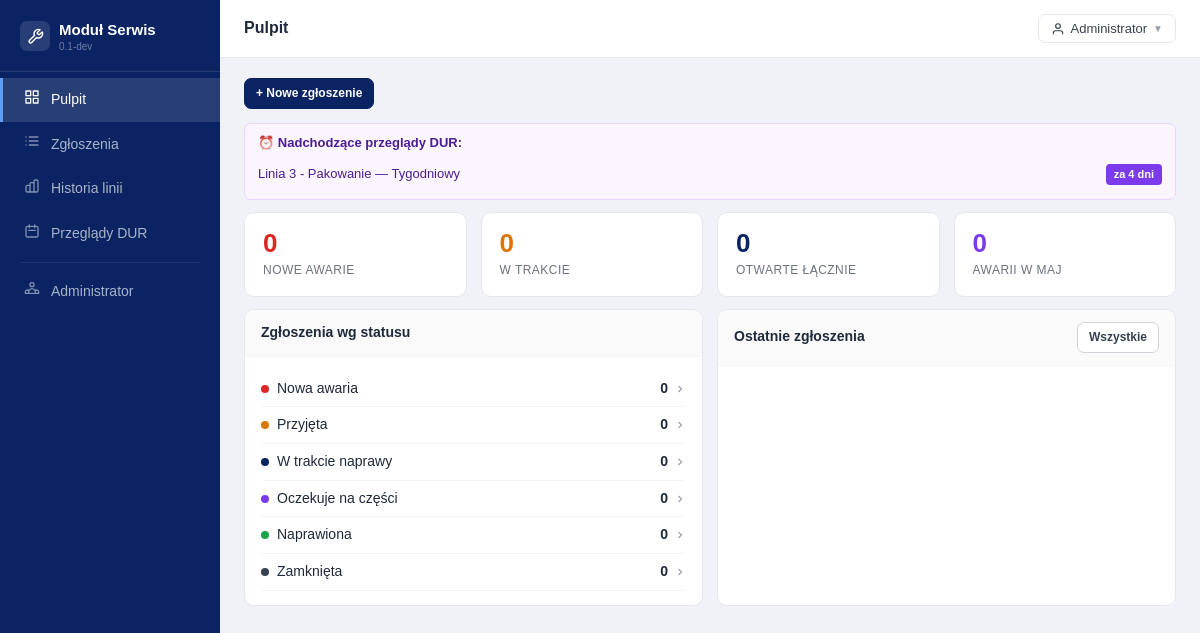
/index.php?route=dashboard (signed in), run on the app's committed database.
### tables this page shows
CREATE TABLE IF NOT EXISTS `maintenance_schedules` (
    `id`                  INT UNSIGNED NOT NULL AUTO_INCREMENT,
    `production_line_id`  INT UNSIGNED NOT NULL,
    `template_id`         INT UNSIGNED NULL,
    `review_type`         ENUM(
        'weekly',
        'monthly',
        'quarterly',
        'biannual',
        'annual',
        'ad_hoc'
    ) NOT NULL,
    `interval_days`  INT UNSIGNED NOT NULL DEFAULT 30,
    `next_due_date`  DATE         NULL,
    `is_active`      TINYINT(1)   NOT NULL DEFAULT 1,
    `created_at`     DATETIME     NOT NULL DEFAULT CURRENT_TIMESTAMP,
    `updated_at`     DATETIME     NOT NULL DEFAULT CURRENT_TIMESTAMP ON UPDATE CURRENT_TIMESTAMP,
    PRIMARY KEY (`id`),
    KEY `idx_sched_line` (`production_line_id`),
    KEY `idx_sched_due`  (`next_due_date`),
    CONSTRAINT `fk_sched_line`     FOREIGN KEY (`production_line_id`) REFERENCES `production_lines` (`id`),
    CONSTRAINT `fk_sched_template` FOREIGN KEY (`template_id`)        REFERENCES `maintenance_templates` (`id`) ON DELETE SET NULL
);

CREATE TABLE IF NOT EXISTS `production_lines` (
    `id`          INT UNSIGNED  NOT NULL AUTO_INCREMENT,
    `name`        VARCHAR(150)  NOT NULL,
    `prefix`      VARCHAR(10)   NOT NULL COMMENT 'Prefix numerów zgłoszeń, np. A1, L2, P3',
    `description` TEXT          NULL,
    `is_active`   TINYINT(1)    NOT NULL DEFAULT 1,
    `created_at`  DATETIME      NOT NULL DEFAULT CURRENT_TIMESTAMP,
    `updated_at`  DATETIME      NOT NULL DEFAULT CURRENT_TIMESTAMP ON UPDATE CURRENT_TIMESTAMP,
    PRIMARY KEY (`id`),
    UNIQUE KEY `uq_line_prefix` (`prefix`),
    KEY `idx_lines_active` (`is_active`)
);

CREATE TABLE IF NOT EXISTS `failure_statuses` (
    `id`         INT UNSIGNED NOT NULL AUTO_INCREMENT,
    `label`      VARCHAR(150) NOT NULL,
    `color`      VARCHAR(7)   NOT NULL DEFAULT '#6c757d',
    `sort_order` INT UNSIGNED NOT NULL DEFAULT 0,
    `is_initial` TINYINT(1)   NOT NULL DEFAULT 0 COMMENT 'Status dla nowych zgłoszeń',
    `is_final`   TINYINT(1)   NOT NULL DEFAULT 0 COMMENT 'Status końcowy (zamknięcia)',
    `is_active`  TINYINT(1)   NOT NULL DEFAULT 1,
    `created_at` DATETIME     NOT NULL DEFAULT CURRENT_TIMESTAMP,
    `updated_at` DATETIME     NOT NULL DEFAULT CURRENT_TIMESTAMP ON UPDATE CURRENT_TIMESTAMP,
    PRIMARY KEY (`id`),
    KEY `idx_status_order`   (`sort_order`),
    KEY `idx_status_initial` (`is_initial`),
    KEY `idx_status_active`  (`is_active`)
);

### app/Controllers/Controllers.php (called while the page is built, shortened)
<?php
class FailureController
{
    public function dashboard(): void
    {
        $fm        = new FailureModel();
        $mm        = new MaintenanceModel();
        $stats     = $fm->getDashboardStats();
        $upcoming  = $mm->getUpcomingSchedules(DUR_WARNING_DAYS);
        $statuses  = (new StatusModel())->getAll(true);
        $monthlyCount = $fm->getMonthlyFailureCount();
        $polishMonths = [
            1  => 'Styczeń',
            2  => 'Luty',
            3  => 'Marzec',
            4  => 'Kwiecień',
            5  => 'Maj',
            6  => 'Czerwiec',
            7  => 'Lipiec',
            8  => 'Sierpień',
            9  => 'Wrzesień',
            10 => 'Październik',
            11 => 'Listopad',
            12 => 'Grudzień',
        ];
        $currentMonthName = $polishMonths[(int)date('n')];
        $byStatus = [];
        foreach ($statuses as $s) {
            $byStatus[$s['id']] = ['label' => $s['label'], 'color' => $s['color'], 'count' => 0];
        }
        require BASE_PATH . '/templates/shared/dashboard.php';
    }
}

### app/Helpers/Database.php (called while the page is built, shortened)
<?php
class Database
{
    private static ?\PDO $instance = null;
    public static function get(): \PDO
    {
        if (self::$instance === null) {
            $dsn = sprintf(
                'mysql:host=%s;dbname=%s;charset=%s',
                DB_HOST, DB_NAME, DB_CHARSET
            );
            self::$instance = new \PDO($dsn, DB_USER, DB_PASS, [
                \PDO::ATTR_ERRMODE            => \PDO::ERRMODE_EXCEPTION,
                \PDO::ATTR_DEFAULT_FETCH_MODE => \PDO::FETCH_ASSOC,
                \PDO::ATTR_EMULATE_PREPARES   => false,
            ]);
        }
        return self::$instance;
    }
}

### app/Models/Models.php (called while the page is built, shortened)
<?php
abstract class BaseModel
{
    protected \PDO $db;
    public function __construct()
    {
        $this->db = Database::get();
    }
    protected function fetchAll(string $sql, array $params = []): array
    {
        $st = $this->db->prepare($sql);
        $st->execute($params);
        return $st->fetchAll();
    }
    protected function fetchOne(string $sql, array $params = []): ?array
    {
        $st = $this->db->prepare($sql);
        $st->execute($params);
        $r = $st->fetch();
        return $r ?: null;
    }
}
class StatusModel extends BaseModel
{
    public function getAll(bool $activeOnly = false): array
    {
        $where = $activeOnly ? 'WHERE is_active = 1' : '';
        return $this->fetchAll("SELECT * FROM failure_statuses $where ORDER BY sort_order");
    }
}
class FailureModel extends BaseModel
{
    public function getMonthlyFailureCount(): int
    {
        $row = $this->fetchOne(
            "SELECT COUNT(*) AS cnt
             FROM failures
             WHERE YEAR(created_at)  = YEAR(NOW())
               AND MONTH(created_at) = MONTH(NOW())"
        );
        return (int)($row['cnt'] ?? 0);
    }
    public function getDashboardStats(): array
    {
        return $this->fetchOne(
            "SELECT
               SUM(CASE WHEN fs.is_initial = 1 THEN 1 ELSE 0 END)        AS new_count,
               SUM(CASE WHEN fs.label = 'W trakcie naprawy' THEN 1 ELSE 0 END) AS progress_count,
               SUM(CASE WHEN fs.is_final = 0 THEN 1 ELSE 0 END)          AS open_count,
               SUM(CASE WHEN fs.is_final = 1 AND DATE(f.updated_at) = CURDATE() THEN 1 ELSE 0 END) AS closed_today
             FROM failures f JOIN failure_statuses fs ON fs.id = f.status_id"
        ) ?? [];
    }
}
class MaintenanceModel extends BaseModel
{
    public function getUpcomingSchedules(int $days = 14): array
    {
        return $this->fetchAll(
            "SELECT ms.*, pl.name AS line_name,
                    DATEDIFF(ms.next_due_date, CURDATE()) AS days_left
             FROM maintenance_schedules ms
             JOIN production_lines pl ON pl.id = ms.production_line_id
             WHERE ms.is_active = 1
               AND ms.next_due_date <= DATE_ADD(CURDATE(), INTERVAL ? DAY)
               AND NOT EXISTS (
                   SELECT 1 FROM maintenance_reviews mr
                   WHERE mr.production_line_id = ms.production_line_id
                     AND mr.review_type        = ms.review_type
                     AND mr.review_date >= DATE_SUB(ms.next_due_date, INTERVAL ms.interval_days DAY)
               )
             ORDER BY ms.next_due_date ASC",
            [$days]
        );
    }
}

### app/Helpers/Helpers.php (called while the page is built, shortened)
<?php
class Helpers
{
    public static function e(mixed $v): string
    {
        return htmlspecialchars((string)($v ?? ''), ENT_QUOTES | ENT_HTML5, 'UTF-8');
    }
    public static function reviewTypeLabel(string $type): string
    {
        return match($type) {
            'weekly'    => 'Tygodniowy',
            'monthly'   => 'Miesięczny',
            'quarterly' => 'Kwartalny',
            'biannual'  => 'Półroczny',
            'annual'    => 'Roczny',
            'ad_hoc'    => 'Doraźny',
            default     => ucfirst($type),
        };
    }
}

### templates/shared/dashboard.php (the view, shortened to what this page needs)
<?php
require BASE_PATH . '/templates/shared/header.php';
?>
<div class="sh">
  <a href="<?= BASE_URL ?>/index.php?route=report" class="btn btn-p btn-sm">+ Nowe zgłoszenie</a>
</div>
<?php if ($upcoming): ?>
<div class="alert alert-v mb2">
  <div class="fw6 mb1" style="color:#4c1d95;">⏰ Nadchodzące przeglądy DUR:</div>
  <?php foreach ($upcoming as $u):
    $dl = (int)$u['days_left'];
    $bc = $dl <= 0 ? '#dc2626' : ($dl <= 3 ? '#d97706' : '#7c3aed');
    $bl = $dl <= 0 ? 'zaległy!' : 'za '.$dl.' dni';
  ?>
  <div class="dur-up-item">
    <span><?= Helpers::e($u['line_name']) ?> — <?= Helpers::reviewTypeLabel($u['review_type']) ?></span>
    <span class="badge" style="background:<?= $bc ?>;color:#fff;"><?= $bl ?></span>
  </div>
  <?php endforeach; ?>
</div>
<?php endif; ?>
<div class="stats mb2">
  <div class="stat-card"><div class="stat-val sv-r"><?= (int)($stats['new_count'] ?? 0) ?></div><div class="stat-lbl">Nowe awarie</div></div>
  <div class="stat-card"><div class="stat-val sv-a"><?= (int)($stats['progress_count'] ?? 0) ?></div><div class="stat-lbl">W trakcie</div></div>
  <div class="stat-card"><div class="stat-val sv-b"><?= (int)($stats['open_count'] ?? 0) ?></div><div class="stat-lbl">Otwarte łącznie</div></div>
  <div class="stat-card"><div class="stat-val sv-v"><?= (int)$monthlyCount ?></div><div class="stat-lbl">Awarii w <?= Helpers::e($currentMonthName) ?></div></div>
</div>
<div class="g2">
  <div class="card">
    <div class="card-head"><span class="card-title">Zgłoszenia wg statusu</span></div>
    <div class="card-body">
      <?php foreach ($byStatus as $sid => $s): ?>
      <a href="<?= BASE_URL ?>/index.php?route=failures&status_id=<?= (int)$sid ?>"
         style="display:flex;align-items:center;justify-content:space-between;padding:7px 0;border-bottom:1px solid #f3f4f6;text-decoration:none;color:inherit;border-radius:4px;transition:background .12s,padding-left .12s;cursor:pointer;"
         onmouseover="this.style.background='#eff2ff';this.style.paddingLeft='6px'"
         onmouseout="this.style.background='';this.style.paddingLeft='0'">
        <div style="display:flex;align-items:center;gap:8px;">
          <span class="dot" style="background:<?= Helpers::e($s['color']) ?>;"></span>
          <?= Helpers::e($s['label']) ?>
        </div>
        <div style="display:flex;align-items:center;gap:6px;">
          <strong><?= (int)$s['count'] ?></strong>
          <svg width="12" height="12" fill="none" stroke="#9ca3af" stroke-width="2.5" viewBox="0 0 24 24"><path d="M9 18l6-6-6-6"/></svg>
        </div>
      </a>
      <?php endforeach; ?>
    </div>
  </div>
  <div class="card">
    <div class="card-head">
      <span class="card-title">Ostatnie zgłoszenia</span>
      <a href="<?= BASE_URL ?>/index.php?route=failures" class="btn btn-sm">Wszystkie</a>
    </div>
  </div>
</div>
<?php require BASE_PATH . '/templates/shared/footer.php'; ?>

### data on the page
maintenance_schedules: production_line.name "Linia 3 - Pakowanie", review_type "Tygodniowy", bl "za 4 dni"
failure_statuses: label "Nowa awaria", is_final "0"
failure_statuses: label "Przyjęta", is_final "0"
failure_statuses: label "W trakcie naprawy", is_final "0"
failure_statuses: label "Oczekuje na części", is_final "0"
failure_statuses: label "Naprawiona", is_final "0"
failure_statuses: label "Zamknięta", is_initial "0"

### other printed values
$appName "Moduł Serwis"
$appVersion "0.1-dev"
Helpers::e($item['label']) "Pulpit"
Helpers::e($item['label']) "Zgłoszenia"
Helpers::e($item['label']) "Historia linii"
Helpers::e($item['label']) "Przeglądy DUR"
Helpers::e($item['label']) "Administrator"
Helpers::e($pageTitle ?? 'Moduł Serwis') "Pulpit"
Helpers::e($user['name']) "Administrator"
$stats['new_count'] "0"
$stats['progress_count'] "0"
$stats['open_count'] "0"
$monthlyCount "0"
Helpers::e($currentMonthName) "MAJ"
